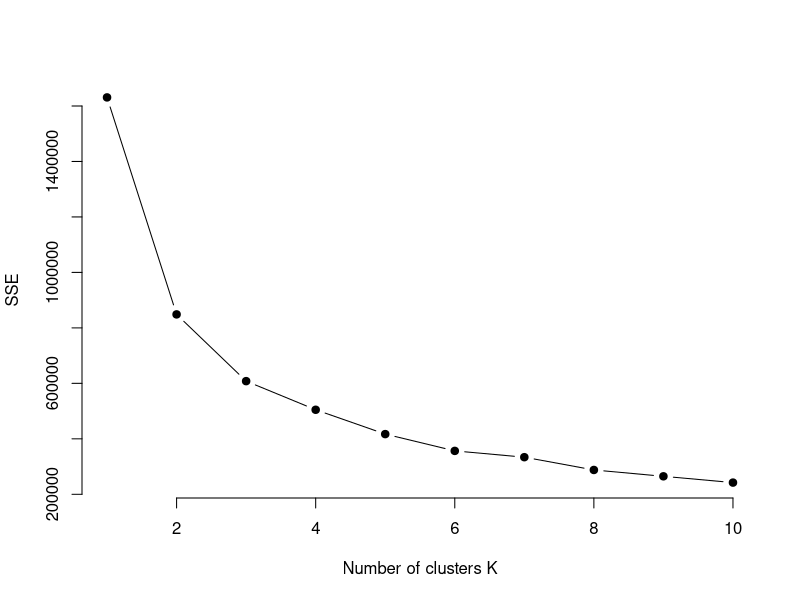
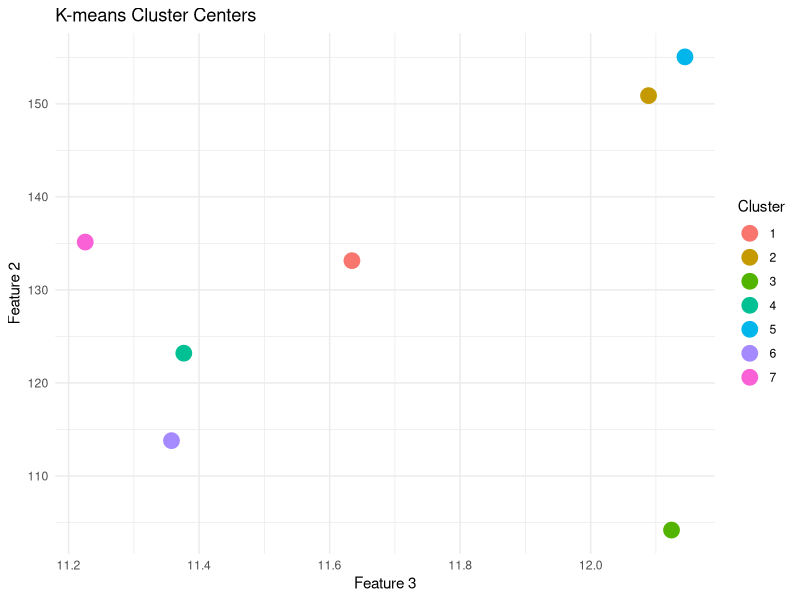
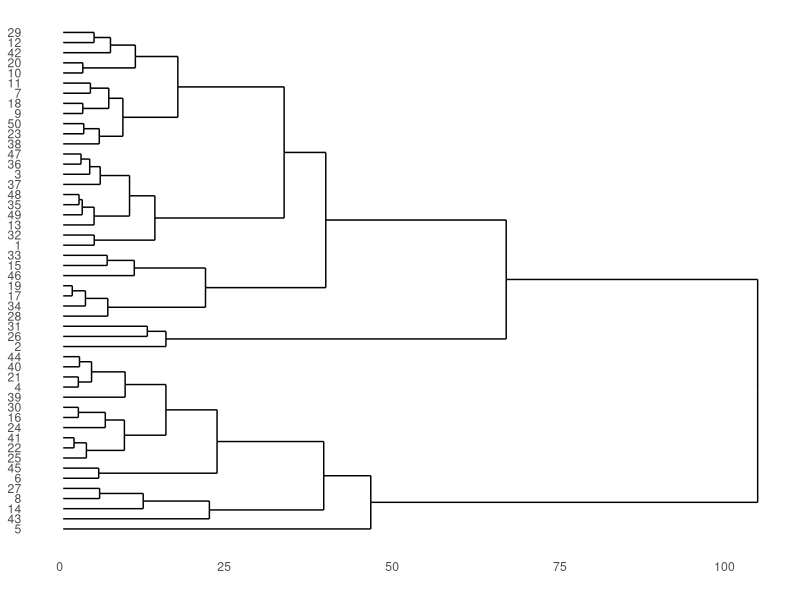
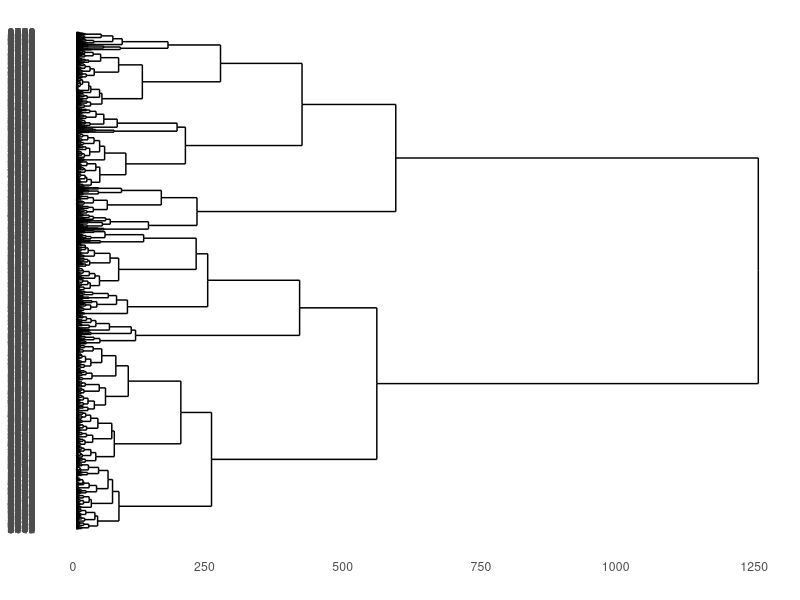
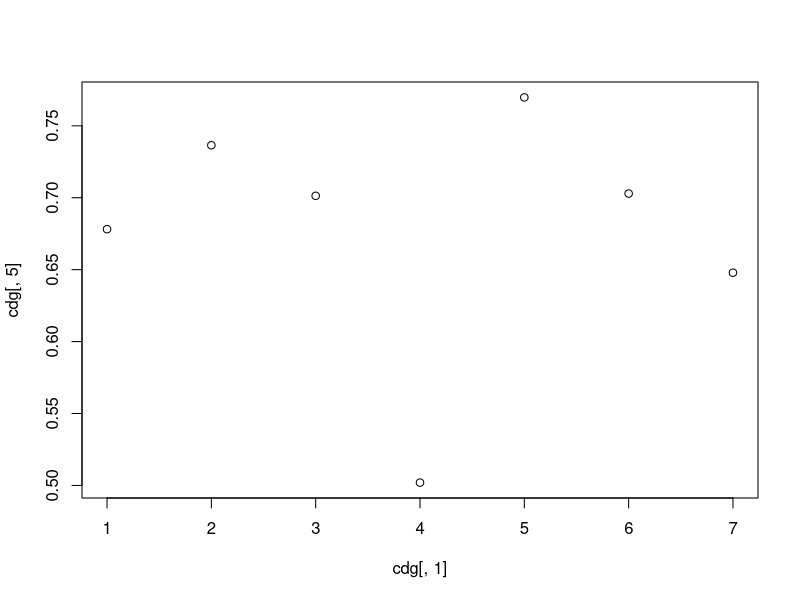
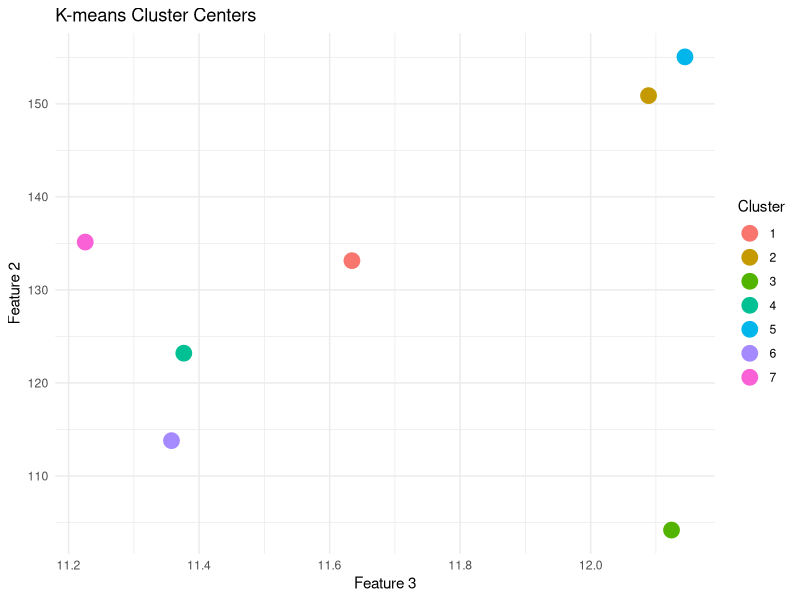
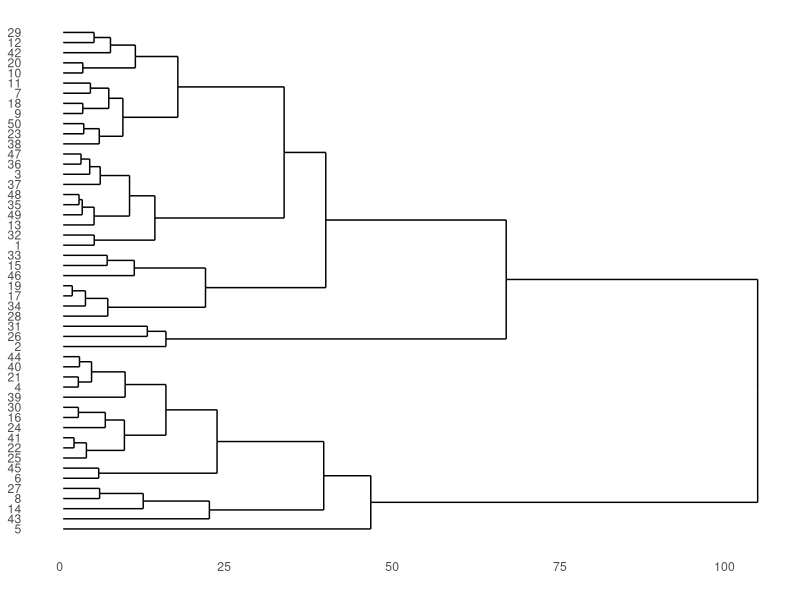
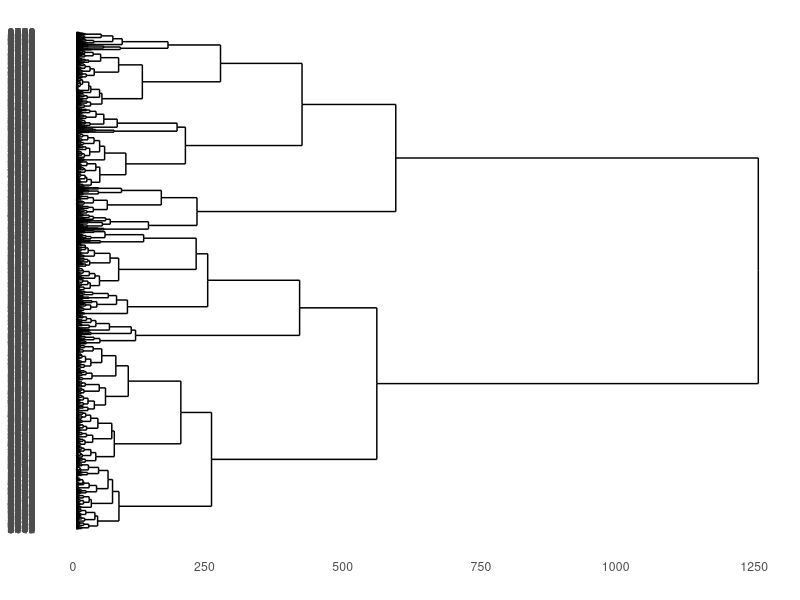

Reproduce these figures in R, in order.
library(ggplot2)
library(ggdendro)

dd <- read.csv("data_preprocessed.csv", stringsAsFactors = T)

# set a list of numerical variables
numeriques <- which(sapply(dd, is.numeric))
numeriques

dcon <- dd[, numeriques]

# KMEANS CLUSTERING
set.seed(123)
sse <- sapply(1:10, function(k) {
  kmeans(dcon, k)$tot.withinss
})

plot(1:10, sse, type = "b", pch = 19, frame = FALSE, xlab = "Number of clusters K", ylab = "SSE")

# K-means clustering
k <- 7
k1 <- kmeans(dcon, k)

print(k1)

attributes(k1)

k1$size

k1$withinss

k1$centers

centers_df <- as.data.frame(k1$centers)
centers_df$cluster <- rownames(centers_df)

ggplot(centers_df, aes(x = centers_df[, 3], y = centers_df[, 2], color = cluster)) +
  geom_point(size = 5) +
  labs(
    title = "K-means Cluster Centers",
    x = "Feature 3",
    y = "Feature 2",
    color = "Cluster"
  ) +
  theme_minimal()

ggsave("outputs/clustering/kmeans_centers.png")

# Hierarchical clustering

dist_matrix <- dist(dcon[1:50, ])
h1 <- hclust(dist_matrix, method = "ward.D2")

ggdendrogram(h1, rotate = T)
ggsave("outputs/clustering/hierarchical_clustering.png")

dist_matrix <- dist(dcon)
h1 <- hclust(dist_matrix, method = "ward.D2")

ggdendrogram(h1, rotate = T)
ggsave("outputs/clustering/hierarchical_clustering_all.png")

# Cut the dendrogram
c1 <- cutree(h1, k = 7)

cdg <- aggregate(dcon, by = list(cluster = c1), FUN = mean)

plot(cdg[, 1], cdg[, 5])

# compare numerical variables
for (i in 1:length(numeriques)) {
  for (j in i:length(numeriques)) {
    if (i != j) { # Avoid self-pairing
      p <- ggplot(dcon, aes(x = dcon[, i], y = dcon[, j], color = as.factor(c1))) +
        geom_point(size = 2) +
        labs(
          title = "Clustering of data in 7 classes",
          x = names(dcon)[i],
          y = names(dcon)[j],
          color = "Class"
        ) +
        scale_color_brewer(palette = "Set1") +
        theme_minimal()

      ggsave(paste0("outputs/clustering/numvsnum/", names(dcon)[i], "_vs_", names(dcon)[j], ".png"), bg = "white", dpi = 300, width = 10, height = 6)
    }
  }
}


for (i in 1:length(numeriques)) {
  # Boxplot
  p <- ggplot(dcon, aes(x = as.factor(c1), y = dcon[, i], fill = as.factor(c1))) +
    geom_boxplot(alpha = 0.7) +
    labs(
      title = paste("Boxplot of ", names(dcon)[i], " by cluster"),
      x = "Class",
      y = names(dcon)[i],
      fill = "Class"
    ) +
    theme_minimal() +
    scale_fill_brewer(palette = "Set2")
  ggsave(paste0("outputs/clustering/boxplots/", names(dcon)[i], "_by_cluster.png"), plot = p, bg = "white", dpi = 300, width = 10, height = 6)
}
